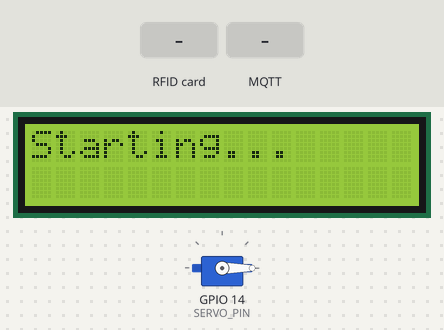
Recording of a sketch running on a simulated ESP32. Parts: 16×2 character LCD, servo. Inputs (shaded band) come from the test bench. WiFi joins after 1.5 s; servers stay silent unless stated; no MQTT or app messages arrive unless stated; not simulated (calls return 0 or success): secrets.h; names the files do not define were given values by the test bench: MQTT_PORT = 1883; what the sketch prints to the serial monitor is not drawn.

Above: at 2.8 s.
2.9 s: RFID card 5E 7A 19 C4 held to the reader
At 3.9 s:
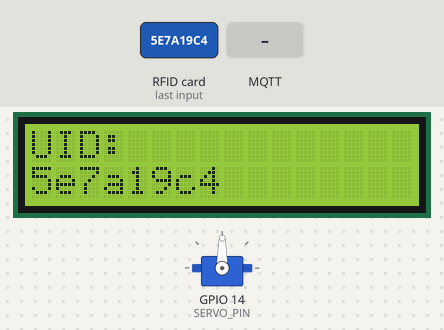
4.4 s: MQTT message "open" arrives on the first subscribed topic
At 6.5 s:
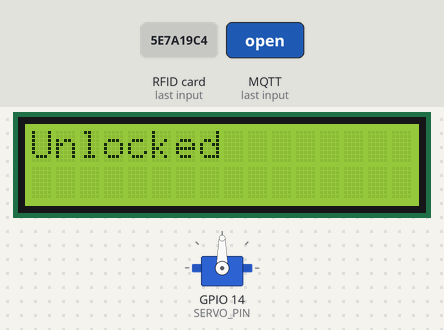
7.4 s: MQTT message "close" arrives on the first subscribed topic
At 7.8 s:
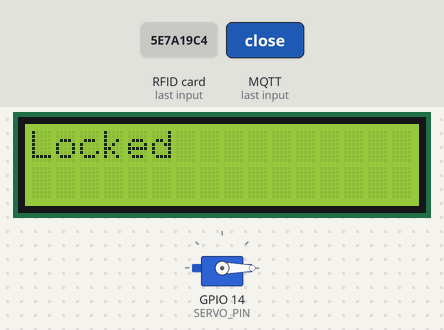
Timing chart, 0 to 10.4 s (numbered marks = the images above; inputs shaded):
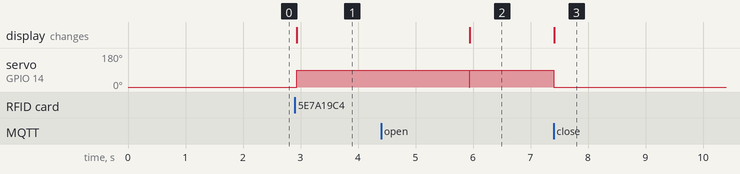

Measured:
- after the input at 2.9 s, servo on GPIO 14 (SERVO_PIN): 0° → 90° at once; the display: changes at once (image 1)
- after the input at 4.4 s, the display: changes after 1.5 s (image 2)
- after the input at 7.4 s, servo on GPIO 14 (SERVO_PIN): 90° → 0° at once; the display: changes at once (image 3)

The sketch:

esp32_door_lock_V8_copy_20250730221755.ino
```cpp
#include <WiFi.h>
#include <PubSubClient.h>
#include <Wire.h>
#include <LiquidCrystal_I2C.h>
#include <SPI.h>
#include <MFRC522.h>
#include <ESP32Servo.h>
#include "secrets.h"

// Pins for RC522 (SPI)
#define RST_PIN    4
#define SS_PIN     5

// Servo pin
#define SERVO_PIN  14

// LCD I2C address
LiquidCrystal_I2C lcd(0x27, 16, 2);

// Objects
WiFiClient espClient;
PubSubClient client(espClient);
MFRC522 mfrc522(SS_PIN, RST_PIN);
Servo myServo;

// --- Wi-Fi Connect ---
void connectWiFi() {
  WiFi.begin(WIFI_SSID, WIFI_PASSWORD);
  while (WiFi.status() != WL_CONNECTED) {
    delay(500);
    Serial.print(".");
  }
  Serial.println("\nWiFi connected");
}

// --- MQTT Reconnect ---
void reconnectMQTT() {
  while (!client.connected()) {
    Serial.print("Connecting to MQTT...");
    String clientId = "ESP32Client-" + String(WiFi.macAddress());
    if (client.connect(clientId.c_str(), MQTT_USER, MQTT_PASSWORD)) {
      Serial.println("connected");
      client.subscribe(MQTT_TOPIC_SERVO);
    } else {
      Serial.print(" failed, rc=");
      Serial.print(client.state());
      delay(2000);
    }
  }
}

// --- MQTT Callback ---
void callback(char* topic, byte* payload, unsigned int length) {
  String msg;
  for (unsigned int i = 0; i < length; i++) {
    msg += (char)payload[i];
  }

  if (String(topic) == MQTT_TOPIC_SERVO) {
    if (msg == "open") {
      myServo.write(90);
      lcd.clear(); lcd.print("Unlocked");
    } else if (msg == "close") {
      myServo.write(0);
      lcd.clear(); lcd.print("Locked");
    }
  }
}

// --- Setup ---
void setup() {
  Serial.begin(115200);
  Wire.begin();
  SPI.begin();
  mfrc522.PCD_Init();
  lcd.init();
  lcd.backlight();
  lcd.setCursor(0, 0);
  lcd.print("Starting...");

  myServo.attach(SERVO_PIN);
  myServo.write(0); // Locked

  connectWiFi();
  client.setServer(MQTT_SERVER, MQTT_PORT);
  client.setCallback(callback);
}

// --- Loop ---
void loop() {
  if (!client.connected()) {
    reconnectMQTT();
  }
  client.loop();

  if (mfrc522.PICC_IsNewCardPresent() && mfrc522.PICC_ReadCardSerial()) {
    String tag = "";
    for (byte i = 0; i < mfrc522.uid.size; i++) {
      tag += String(mfrc522.uid.uidByte[i], HEX);
    }

    Serial.println("Tag: " + tag);
    lcd.clear();
    lcd.setCursor(0, 0);
    lcd.print("UID:");
    lcd.setCursor(0, 1);
    lcd.print(tag);

    client.publish(MQTT_TOPIC_PUB, tag.c_str());

    myServo.write(90);  // Unlock
    delay(3000);
    myServo.write(0);   // Lock

    mfrc522.PICC_HaltA();
  }
}
```
